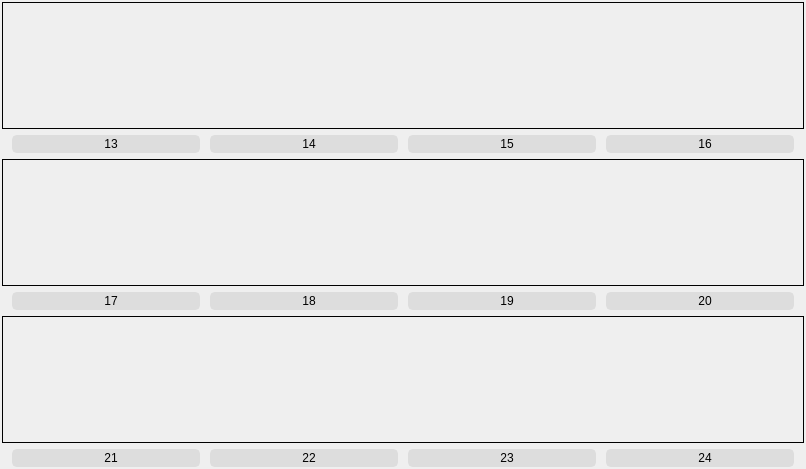
      <widget class="QWidget" name="page_bottom">
       <layout class="QVBoxLayout" name="verticalLayout_4">
        <property name="leftMargin">
         <number>2</number>
        </property>
        <property name="topMargin">
         <number>2</number>
        </property>
        <property name="rightMargin">
         <number>2</number>
        </property>
        <property name="bottomMargin">
         <number>2</number>
        </property>
        <item>
         <widget class="QFrame" name="frame_78">
          <property name="frameShape">
           <enum>QFrame::Box</enum>
          </property>
          <property name="frameShadow">
           <enum>QFrame::Plain</enum>
          </property>
          <layout class="QHBoxLayout" name="horizontalLayout_200">
           <property name="spacing">
            <number>0</number>
           </property>
           <property name="leftMargin">
            <number>0</number>
           </property>
           <property name="topMargin">
            <number>0</number>
           </property>
           <property name="rightMargin">
            <number>0</number>
           </property>
           <property name="bottomMargin">
            <number>0</number>
           </property>
           <item>
            <widget class="QLabel" name="blive13">
             <property name="minimumSize">
              <size>
               <width>200</width>
               <height>125</height>
              </size>
             </property>
             <property name="text">
              <string/>
             </property>
             <property name="scaledContents">
              <bool>true</bool>
             </property>
            </widget>
           </item>
           <item>
            <widget class="QLabel" name="blive14">
             <property name="minimumSize">
              <size>
               <width>200</width>
               <height>125</height>
              </size>
             </property>
             <property name="text">
              <string/>
             </property>
             <property name="scaledContents">
              <bool>true</bool>
             </property>
            </widget>
           </item>
           <item>
            <widget class="QLabel" name="blive15">
             <property name="minimumSize">
              <size>
               <width>200</width>
               <height>125</height>
              </size>
             </property>
             <property name="text">
              <string/>
             </property>
             <property name="scaledContents">
              <bool>true</bool>
             </property>
            </widget>
           </item>
           <item>
            <widget class="QLabel" name="blive16">
             <property name="minimumSize">
              <size>
               <width>200</width>
               <height>125</height>
              </size>
             </property>
             <property name="text">
              <string/>
             </property>
             <property name="scaledContents">
              <bool>true</bool>
             </property>
            </widget>
           </item>
          </layout>
         </widget>
        </item>
        <item>
         <layout class="QHBoxLayout" name="horizontalLayout_209" stretch="0,0,0,0">
          <property name="spacing">
           <number>10</number>
          </property>
          <property name="leftMargin">
           <number>10</number>
          </property>
          <property name="rightMargin">
           <number>10</number>
          </property>
          <item>
           <widget class="QLabel" name="label_64">
            <property name="maximumSize">
             <size>
              <width>16777215</width>
              <height>20</height>
             </size>
            </property>
            <property name="styleSheet">
             <string notr="true">QLabel {
	background-color: rgb(221, 221, 221);
	border-radius: 5px;
	border: 2px solid rgb(221, 221, 221);
	padding-left: 10px;
	selection-color: rgb(255, 255, 255);
	selection-background-color: rgb(255, 121, 198);
}
</string>
            </property>
            <property name="text">
             <string>13</string>
            </property>
            <property name="alignment">
             <set>Qt::AlignCenter</set>
            </property>
           </widget>
          </item>
          <item>
           <widget class="QLabel" name="label_65">
            <property name="maximumSize">
             <size>
              <width>16777215</width>
              <height>20</height>
             </size>
            </property>
            <property name="styleSheet">
             <string notr="true">QLabel {
	background-color: rgb(221, 221, 221);
	border-radius: 5px;
	border: 2px solid rgb(221, 221, 221);
	padding-left: 10px;
	selection-color: rgb(255, 255, 255);
	selection-background-color: rgb(255, 121, 198);
}
</string>
            </property>
            <property name="text">
             <string>14</string>
            </property>
            <property name="alignment">
             <set>Qt::AlignCenter</set>
            </property>
           </widget>
          </item>
          <item>
           <widget class="QLabel" name="label_66">
            <property name="maximumSize">
             <size>
              <width>16777215</width>
              <height>20</height>
             </size>
            </property>
            <property name="styleSheet">
             <string notr="true">QLabel {
	background-color: rgb(221, 221, 221);
	border-radius: 5px;
	border: 2px solid rgb(221, 221, 221);
	padding-left: 10px;
	selection-color: rgb(255, 255, 255);
	selection-background-color: rgb(255, 121, 198);
}
</string>
            </property>
            <property name="text">
             <string>15</string>
            </property>
            <property name="alignment">
             <set>Qt::AlignCenter</set>
            </property>
           </widget>
          </item>
          <item>
           <widget class="QLabel" name="label_70">
            <property name="maximumSize">
             <size>
              <width>16777215</width>
              <height>20</height>
             </size>
            </property>
            <property name="styleSheet">
             <string notr="true">QLabel {
	background-color: rgb(221, 221, 221);
	border-radius: 5px;
	border: 2px solid rgb(221, 221, 221);
	padding-left: 10px;
	selection-color: rgb(255, 255, 255);
	selection-background-color: rgb(255, 121, 198);
}
</string>
            </property>
            <property name="text">
             <string>16</string>
            </property>
            <property name="alignment">
             <set>Qt::AlignCenter</set>
            </property>
           </widget>
          </item>
         </layout>
        </item>
        <item>
         <widget class="QFrame" name="frame_101">
          <property name="frameShape">
           <enum>QFrame::Box</enum>
          </property>
          <property name="frameShadow">
           <enum>QFrame::Plain</enum>
          </property>
          <layout class="QHBoxLayout" name="horizontalLayout_202">
           <property name="spacing">
            <number>0</number>
           </property>
           <property name="leftMargin">
            <number>0</number>
           </property>
           <property name="topMargin">
            <number>0</number>
           </property>
           <property name="rightMargin">
            <number>0</number>
           </property>
           <property name="bottomMargin">
            <number>0</number>
           </property>
           <item>
            <widget class="QLabel" name="blive17">
             <property name="minimumSize">
              <size>
               <width>200</width>
               <height>125</height>
              </size>
             </property>
             <property name="text">
              <string/>
             </property>
             <property name="scaledContents">
              <bool>true</bool>
             </property>
            </widget>
           </item>
           <item>
            <widget class="QLabel" name="blive18">
             <property name="minimumSize">
              <size>
               <width>200</width>
               <height>125</height>
              </size>
             </property>
             <property name="text">
              <string/>
             </property>
             <property name="scaledContents">
              <bool>true</bool>
             </property>
            </widget>
           </item>
           <item>
            <widget class="QLabel" name="blive19">
             <property name="minimumSize">
              <size>
               <width>200</width>
               <height>125</height>
              </size>
             </property>
             <property name="text">
              <string/>
             </property>
             <property name="scaledContents">
              <bool>true</bool>
             </property>
            </widget>
           </item>
           <item>
            <widget class="QLabel" name="blive20">
             <property name="minimumSize">
              <size>
               <width>200</width>
               <height>125</height>
              </size>
             </property>
             <property name="text">
              <string/>
             </property>
             <property name="scaledContents">
              <bool>true</bool>
             </property>
            </widget>
           </item>
          </layout>
         </widget>
        </item>
        <item>
         <layout class="QHBoxLayout" name="horizontalLayout_211" stretch="0,0,0,0">
          <property name="spacing">
           <number>10</number>
          </property>
          <property name="leftMargin">
           <number>10</number>
          </property>
          <property name="rightMargin">
           <number>10</number>
          </property>
          <item>
           <widget class="QLabel" name="label_85">
            <property name="maximumSize">
             <size>
              <width>16777215</width>
              <height>20</height>
             </size>
            </property>
            <property name="styleSheet">
             <string notr="true">QLabel {
	background-color: rgb(221, 221, 221);
	border-radius: 5px;
	border: 2px solid rgb(221, 221, 221);
	padding-left: 10px;
	selection-color: rgb(255, 255, 255);
	selection-background-color: rgb(255, 121, 198);
}
</string>
            </property>
            <property name="text">
             <string>17</string>
            </property>
            <property name="alignment">
             <set>Qt::AlignCenter</set>
            </property>
           </widget>
          </item>
          <item>
           <widget class="QLabel" name="label_128">
            <property name="maximumSize">
             <size>
              <width>16777215</width>
              <height>20</height>
             </size>
            </property>
            <property name="styleSheet">
             <string notr="true">QLabel {
	background-color: rgb(221, 221, 221);
	border-radius: 5px;
	border: 2px solid rgb(221, 221, 221);
	padding-left: 10px;
	selection-color: rgb(255, 255, 255);
	selection-background-color: rgb(255, 121, 198);
}
</string>
            </property>
            <property name="text">
             <string>18</string>
            </property>
            <property name="alignment">
             <set>Qt::AlignCenter</set>
            </property>
           </widget>
          </item>
          <item>
           <widget class="QLabel" name="label_129">
            <property name="maximumSize">
             <size>
              <width>16777215</width>
              <height>20</height>
             </size>
            </property>
            <property name="styleSheet">
             <string notr="true">QLabel {
	background-color: rgb(221, 221, 221);
	border-radius: 5px;
	border: 2px solid rgb(221, 221, 221);
	padding-left: 10px;
	selection-color: rgb(255, 255, 255);
	selection-background-color: rgb(255, 121, 198);
}
</string>
            </property>
            <property name="text">
             <string>19</string>
            </property>
            <property name="alignment">
             <set>Qt::AlignCenter</set>
            </property>
           </widget>
          </item>
          <item>
           <widget class="QLabel" name="label_130">
            <property name="maximumSize">
             <size>
              <width>16777215</width>
              <height>20</height>
             </size>
            </property>
            <property name="styleSheet">
             <string notr="true">QLabel {
	background-color: rgb(221, 221, 221);
	border-radius: 5px;
	border: 2px solid rgb(221, 221, 221);
	padding-left: 10px;
	selection-color: rgb(255, 255, 255);
	selection-background-color: rgb(255, 121, 198);
}
</string>
            </property>
            <property name="text">
             <string>20</string>
            </property>
            <property name="alignment">
             <set>Qt::AlignCenter</set>
            </property>
           </widget>
          </item>
         </layout>
        </item>
        <item>
         <widget class="QFrame" name="frame_102">
          <property name="frameShape">
           <enum>QFrame::Box</enum>
          </property>
          <property name="frameShadow">
           <enum>QFrame::Plain</enum>
          </property>
          <layout class="QHBoxLayout" name="horizontalLayout_201">
           <property name="spacing">
            <number>0</number>
           </property>
           <property name="leftMargin">
            <number>0</number>
           </property>
           <property name="topMargin">
            <number>0</number>
           </property>
           <property name="rightMargin">
            <number>0</number>
           </property>
           <property name="bottomMargin">
            <number>0</number>
           </property>
           <item>
            <widget class="QLabel" name="blive21">
             <property name="minimumSize">
              <size>
               <width>200</width>
               <height>125</height>
              </size>
             </property>
             <property name="text">
              <string/>
             </property>
             <property name="scaledContents">
              <bool>true</bool>
             </property>
            </widget>
           </item>
           <item>
            <widget class="QLabel" name="blive22">
             <property name="minimumSize">
              <size>
               <width>200</width>
               <height>125</height>
              </size>
             </property>
             <property name="text">
              <string/>
             </property>
             <property name="scaledContents">
              <bool>true</bool>
             </property>
            </widget>
           </item>
           <item>
            <widget class="QLabel" name="blive23">
             <property name="minimumSize">
              <size>
               <width>200</width>
               <height>125</height>
              </size>
             </property>
             <property name="text">
              <string/>
             </property>
             <property name="scaledContents">
              <bool>true</bool>
             </property>
            </widget>
           </item>
           <item>
            <widget class="QLabel" name="blive24">
             <property name="minimumSize">
              <size>
               <width>200</width>
               <height>125</height>
              </size>
             </property>
             <property name="text">
              <string/>
             </property>
             <property name="scaledContents">
              <bool>true</bool>
             </property>
            </widget>
           </item>
          </layout>
         </widget>
        </item>
        <item>
         <layout class="QHBoxLayout" name="horizontalLayout_210" stretch="0,0,0,0">
          <property name="spacing">
           <number>10</number>
          </property>
          <property name="leftMargin">
           <number>10</number>
          </property>
          <property name="rightMargin">
           <number>10</number>
          </property>
          <item>
           <widget class="QLabel" name="label_75">
            <property name="maximumSize">
             <size>
              <width>16777215</width>
              <height>20</height>
             </size>
            </property>
            <property name="styleSheet">
             <string notr="true">QLabel {
	background-color: rgb(221, 221, 221);
	border-radius: 5px;
	border: 2px solid rgb(221, 221, 221);
	padding-left: 10px;
	selection-color: rgb(255, 255, 255);
	selection-background-color: rgb(255, 121, 198);
}
</string>
            </property>
            <property name="text">
             <string>21</string>
            </property>
            <property name="alignment">
             <set>Qt::AlignCenter</set>
            </property>
           </widget>
          </item>
          <item>
           <widget class="QLabel" name="label_76">
            <property name="maximumSize">
             <size>
              <width>16777215</width>
              <height>20</height>
             </size>
            </property>
            <property name="styleSheet">
             <string notr="true">QLabel {
	background-color: rgb(221, 221, 221);
	border-radius: 5px;
	border: 2px solid rgb(221, 221, 221);
	padding-left: 10px;
	selection-color: rgb(255, 255, 255);
	selection-background-color: rgb(255, 121, 198);
}
</string>
            </property>
            <property name="text">
             <string>22</string>
            </property>
            <property name="alignment">
             <set>Qt::AlignCenter</set>
            </property>
           </widget>
          </item>
          <item>
           <widget class="QLabel" name="label_77">
            <property name="maximumSize">
             <size>
              <width>16777215</width>
              <height>20</height>
             </size>
            </property>
            <property name="styleSheet">
             <string notr="true">QLabel {
	background-color: rgb(221, 221, 221);
	border-radius: 5px;
	border: 2px solid rgb(221, 221, 221);
	padding-left: 10px;
	selection-color: rgb(255, 255, 255);
	selection-background-color: rgb(255, 121, 198);
}
</string>
            </property>
            <property name="text">
             <string>23</string>
            </property>
            <property name="alignment">
             <set>Qt::AlignCenter</set>
            </property>
           </widget>
          </item>
          <item>
           <widget class="QLabel" name="label_84">
            <property name="maximumSize">
             <size>
              <width>16777215</width>
              <height>20</height>
             </size>
            </property>
            <property name="styleSheet">
             <string notr="true">QLabel {
	background-color: rgb(221, 221, 221);
	border-radius: 5px;
	border: 2px solid rgb(221, 221, 221);
	padding-left: 10px;
	selection-color: rgb(255, 255, 255);
	selection-background-color: rgb(255, 121, 198);
}
</string>
            </property>
            <property name="text">
             <string>24</string>
            </property>
            <property name="alignment">
             <set>Qt::AlignCenter</set>
            </property>
           </widget>
          </item>
         </layout>
        </item>
       </layout>
      </widget>
